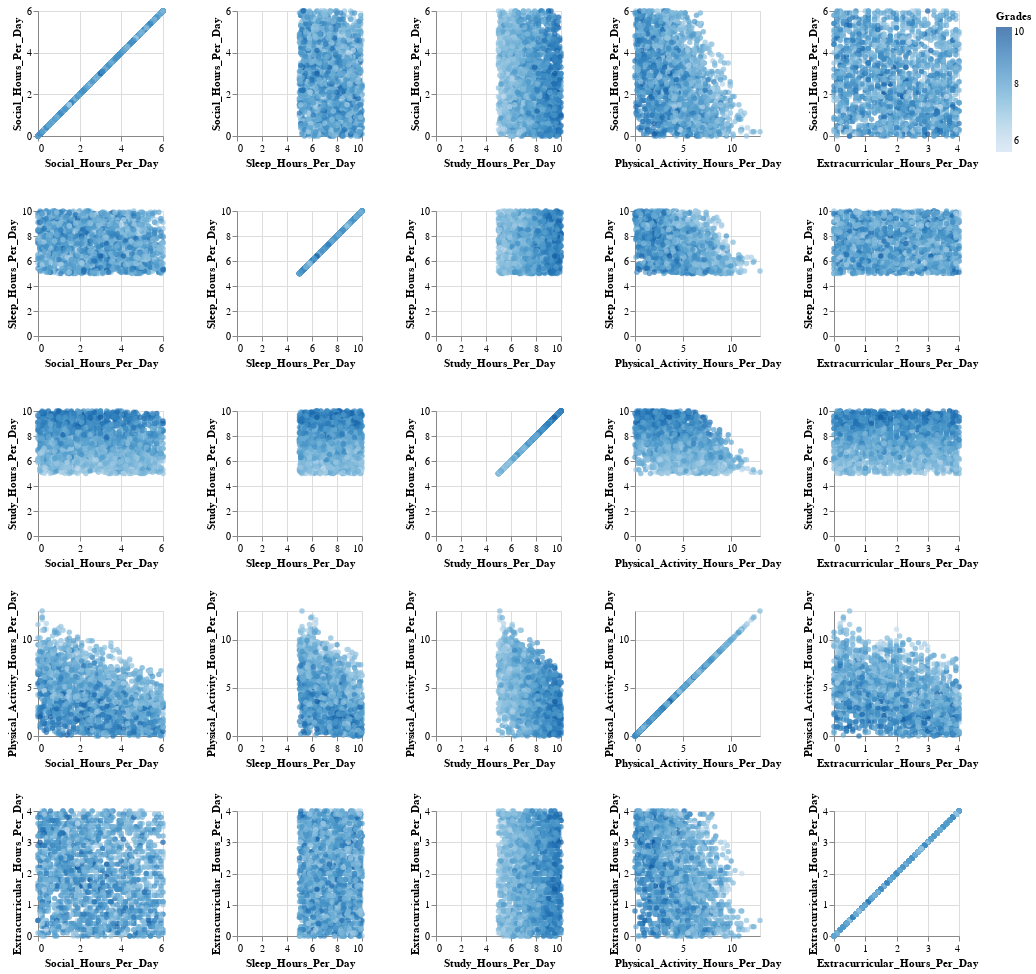

The code cell stored with this chart in its notebook:
### Code cell
'''
# Build a SPLOM
alt.Chart(data).mark_circle().encode(
    alt.X(alt.repeat("column"), type="quantitative"),
    alt.Y(alt.repeat("row"), type="quantitative"),
    color="Grades",
    tooltip=["Grades", "Stress_Level"]
).properties(
    width=125,
    height=125
).repeat(
    row=["Social_Hours_Per_Day", "Sleep_Hours_Per_Day", "Study_Hours_Per_Day", "Physical_Activity_Hours_Per_Day", "Extracurricular_Hours_Per_Day"],
    column=["Social_Hours_Per_Day", "Sleep_Hours_Per_Day", "Study_Hours_Per_Day", "Physical_Activity_Hours_Per_Day", "Extracurricular_Hours_Per_Day"],
)
'''

### Figure 1 — Vega-Lite specification as saved in the notebook (floating-point values rounded to 4 significant figures; data arrays with more than 128 entries replaced by an {"elided": "..."} marker saying what was removed)
{"config": {"view": {"continuousWidth": 400, "continuousHeight": 300}}, "repeat": {"column": ["Social_Hours_Per_Day", "Sleep_Hours_Per_Day", "Study_Hours_Per_Day", "Physical_Activity_Hours_Per_Day", "Extracurricular_Hours_Per_Day"], "row": ["Social_Hours_Per_Day", "Sleep_Hours_Per_Day", "Study_Hours_Per_Day", "Physical_Activity_Hours_Per_Day", "Extracurricular_Hours_Per_Day"]}, "spec": {"data": {"name": "data-6bd5cfdf1143a7656f636808b86f804b"}, "mark": "circle", "encoding": {"color": {"type": "quantitative", "field": "Grades"}, "tooltip": [{"type": "quantitative", "field": "Grades"}, {"type": "nominal", "field": "Stress_Level"}], "x": {"type": "quantitative", "field": {"repeat": "column"}}, "y": {"type": "quantitative", "field": {"repeat": "row"}}}, "height": 125, "width": 125}, "$schema": "https://vega.github.io/schema/vega-lite/v4.8.1.json", "datasets": {"data-6bd5cfdf1143a7656f636808b86f804b": {"elided": "2000 records"}}}
